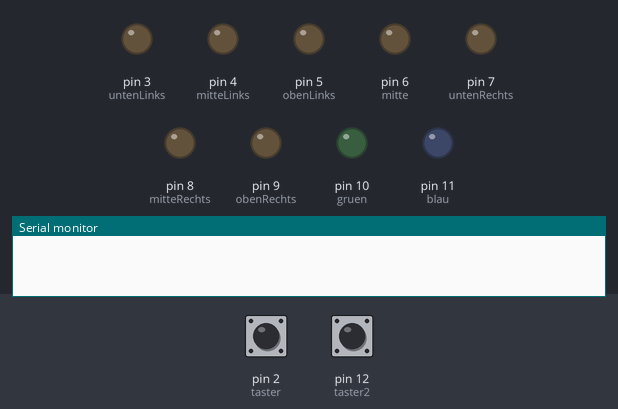
This sketch was run on a simulated Arduino Uno, built with avr-gcc and run on an emulated ATmega328P. On the bench: output pins drawn as LEDs (lit = HIGH), the last lines printed to the serial monitor. Dashed ring = blinking. The test bench sets the inputs (shaded band); at power-on: pin 2 (taster) LOW, pin 12 (taster2) LOW. Random numbers use the default seed unless the sketch sets one.

Above: at 1.2 s.
1.3 s: pin 2 (taster) pulled HIGH for 3.2 s
At 2.2 s:
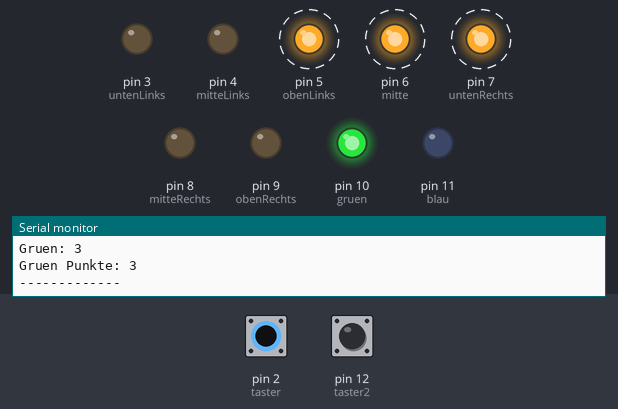
6.0 s: pin 12 (taster2) pulled HIGH for 0.15 s
At 7.8 s:
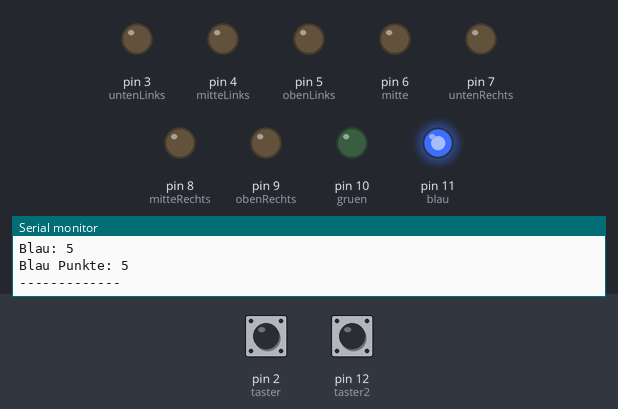
8.6 s: pin 2 (taster) pulled HIGH for 0.15 s
At 10.9 s:
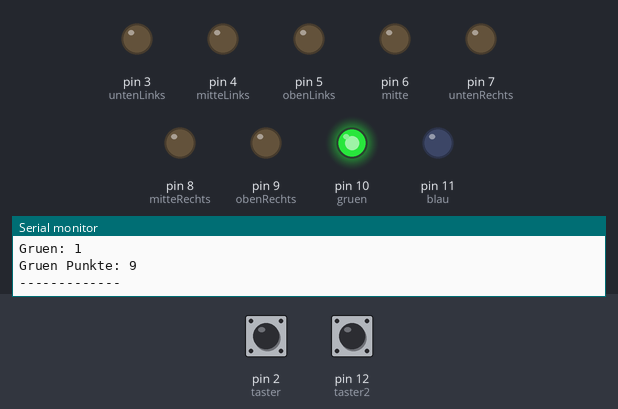
11.2 s: pin 12 (taster2) pulled HIGH for 1 s
At 12.1 s:
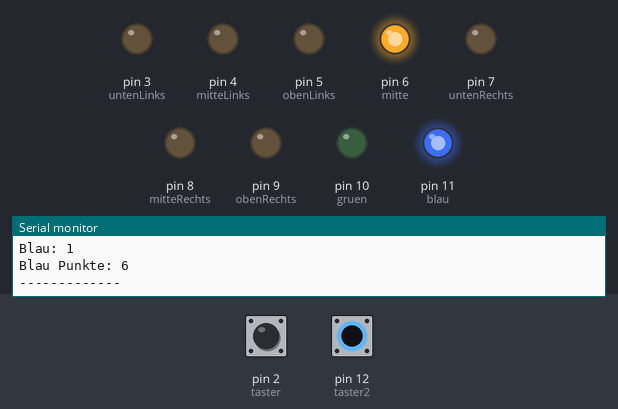
13.8 s: pin 12 (taster2) pulled HIGH for 3.2 s
At 18.1 s:
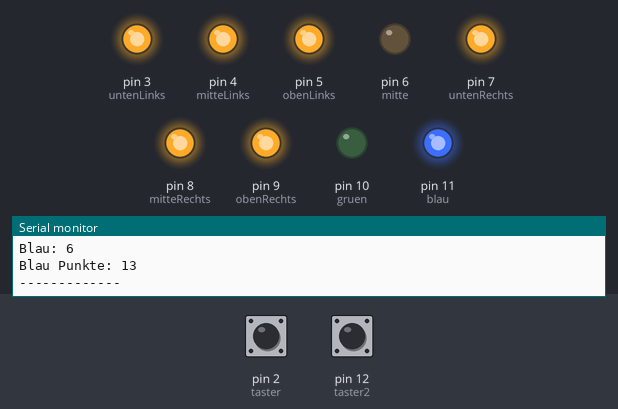
18.5 s: pin 2 (taster) pulled HIGH for 1 s
At 22.5 s:
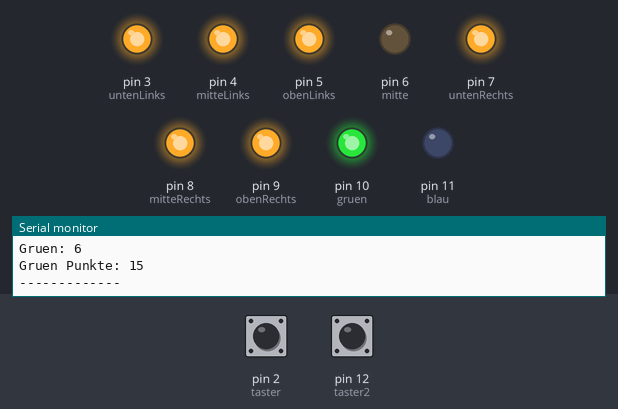
Timing chart, 0 to 23.5 s (numbered marks = the images above; inputs shaded):
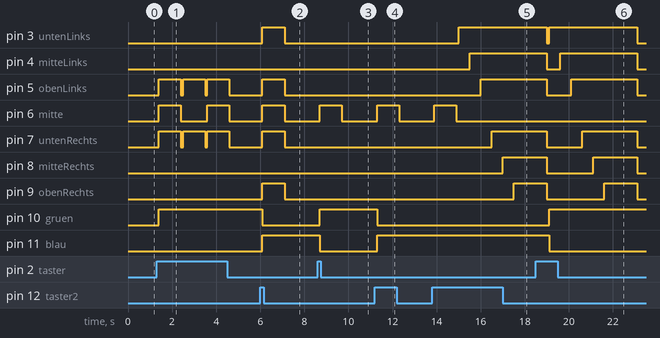

The sketch:

code.ino
```cpp
//Button for 2 Players
int taster = 2;
int taster2 = 12;

//LEDs for Dice
int untenLinks = 3;
int mitteLinks = 4;
int obenLinks = 5;
int mitte = 6;
int untenRechts = 7;
int mitteRechts = 8;
int obenRechts = 9;

//Playerpoints
int gruenScore = 0;
int blauScore = 0;

//Player display LEDs
int gruen = 10;
int blau = 11;

//ButtonState
int stellung = 0;
int stellung2 = 0;

//Declare random numbers
long zufallZahl;


//All LEDs as OUTPUT and all buttons as INPUT
void setup(){
  pinMode(untenLinks, OUTPUT);
  pinMode(mitteLinks, OUTPUT);
  pinMode(obenLinks, OUTPUT);
  pinMode(mitte, OUTPUT);
  pinMode(untenRechts, OUTPUT);
  pinMode(mitteRechts, OUTPUT);
  pinMode(obenRechts, OUTPUT);

  //PlayerDisplay
  pinMode(gruen, OUTPUT);
  pinMode(blau, OUTPUT);

  //Button as INPUT
  pinMode(taster, INPUT);
  pinMode(taster2, INPUT);
  //Serielle Schnittstelle für Serielle Monitor
  Serial.begin(9600);
  randomSeed(analogRead(0));
}

 void loop(){
	//Read whether the button was pressed, if so, roll the dice
	if (digitalRead(taster) == HIGH && stellung == 0){
		stellung = 1;
		zufallZahl = random(1, 7); //random number between 1-6
		delay(100);
        //Add every round the Points
        gruenScore = gruenScore + zufallZahl;
        //Print Points in Serial Monitor
      	Serial.print("Gruen: ");
		Serial.println(zufallZahl);
        Serial.print("Gruen Punkte: ");
      	Serial.println(gruenScore);
      	Serial.println("-------------");
		digitalWrite(gruen, HIGH);
      	digitalWrite(blau, LOW);

      	//Check which random number has come, then call the associated function
		if (zufallZahl == 6){
			sechs();
		}
		if (zufallZahl == 5){
			fuenf();
		}
		if (zufallZahl == 4){
			vier();
		}
		if (zufallZahl == 3){
			drei();
		}
		if (zufallZahl == 2){
			zwei();
		}
		if (zufallZahl == 1){
			eins();
		}
		delay(1000);
		allesloeschen();
		stellung = 0;
	}

   ////////////////////////////////////////////////////

   //Player 2
   if (digitalRead(taster2) == HIGH && stellung == 0){
		stellung2 = 1;
		zufallZahl = random(1, 7);
		delay(100);
     	blauScore = blauScore + zufallZahl;
		Serial.print("Blau: ");
     	Serial.println(zufallZahl);
     	Serial.print("Blau Punkte: ");
      	Serial.println(blauScore);
     	Serial.println("-------------");
		digitalWrite(gruen, LOW);
      	digitalWrite(blau, HIGH);

		if (zufallZahl == 6){
			sechs2();


		}
		if (zufallZahl == 5){
			fuenf2();
		}
		if (zufallZahl == 4){
			vier2();
		}
		if (zufallZahl == 3){
			drei2();
		}
		if (zufallZahl == 2){
			zwei2();
		}
		if (zufallZahl == 1){
			eins2();
		}
		delay(1000);
		allesloeschen();
		stellung = 0;
	}


   if(gruenScore >= 21){
     for(int i = 0; i<3;i++){ //3-mal blinken
       digitalWrite(gruen, HIGH);
       delay(500);
	   digitalWrite(gruen, LOW);
       delay(500);
       }
       Serial.println("Gruen hat gewonnen!");//Ausgabe im Seriellen Monitor
   }

   if(blauScore >= 21){
     for(int i = 0; i<3;i++){ //3-mal blinken
       digitalWrite(blau, HIGH);
       delay(500);
	   digitalWrite(blau, LOW);
       delay(500);
       }
       Serial.println("Blau hat gewonnen!");

   }

 }


//Creating functions for every side of the dice player1
 void sechs()
{
  digitalWrite(untenLinks, HIGH);
  	delay(500);
  digitalWrite(mitteLinks, HIGH);
  	delay(500);
  digitalWrite(obenLinks, HIGH);
  	delay(500);
  digitalWrite(untenRechts, HIGH);
  	delay(500);
  digitalWrite(mitteRechts, HIGH);
     delay(500);
  digitalWrite(obenRechts, HIGH);
     delay(500);
   gruenScore = gruenScore + 2;


}

void fuenf()
{
	digitalWrite(obenLinks, HIGH);
	digitalWrite(untenLinks, HIGH);
	digitalWrite(mitte, HIGH);
	digitalWrite(obenRechts, HIGH);
	digitalWrite(untenRechts, HIGH);
}

void vier()
{
	digitalWrite(obenLinks, HIGH);
	digitalWrite(untenLinks, HIGH);
	digitalWrite(obenRechts, HIGH);
	digitalWrite(untenRechts, HIGH);
}

void drei()
{
	digitalWrite(obenLinks, HIGH);
	digitalWrite(mitte, HIGH);
	digitalWrite(untenRechts, HIGH);
}

void zwei()
{
	digitalWrite(untenRechts, HIGH);
	digitalWrite(obenLinks, HIGH);
}

void eins(){
	digitalWrite(mitte, HIGH);
}

/////////////////////////////////////////////////
//for player2
void sechs2()
{
  digitalWrite(untenLinks, HIGH);
  	delay(500);
  digitalWrite(mitteLinks, HIGH);
  	delay(500);
  digitalWrite(obenLinks, HIGH);
  	delay(500);
  digitalWrite(untenRechts, HIGH);
  	delay(500);
  digitalWrite(mitteRechts, HIGH);
     delay(500);
  digitalWrite(obenRechts, HIGH);
     delay(500);
  blauScore = blauScore +2;

}

void fuenf2()
{
	digitalWrite(obenLinks, HIGH);
	digitalWrite(untenLinks, HIGH);
	digitalWrite(mitte, HIGH);
	digitalWrite(obenRechts, HIGH);
	digitalWrite(untenRechts, HIGH);
}

void vier2()
{
	digitalWrite(obenLinks, HIGH);
	digitalWrite(untenLinks, HIGH);
	digitalWrite(obenRechts, HIGH);
	digitalWrite(untenRechts, HIGH);
}

void drei2()
{
	digitalWrite(obenLinks, HIGH);
	digitalWrite(mitte, HIGH);
	digitalWrite(untenRechts, HIGH);
}

void zwei2()
{
	digitalWrite(untenRechts, HIGH);
	digitalWrite(obenLinks, HIGH);
}

void eins2(){
	digitalWrite(mitte, HIGH);
}
////////////////

//delete all
void allesloeschen(){
	digitalWrite(untenLinks, LOW);
	digitalWrite(mitteLinks, LOW);
	digitalWrite(obenLinks, LOW);
	digitalWrite(mitte,LOW);
	digitalWrite(untenRechts, LOW);
	digitalWrite(mitteRechts, LOW);
	digitalWrite(obenRechts, LOW);
}
```

Measured:
- after the input at 1.3 s, pin 5 (obenLinks), pin 7 (untenRechts): alternates HIGH for 1.0 s and LOW for 0.10 s, starting after 0.10 s; pin 6 (mitte): alternates HIGH for 1.0 s and LOW for 1.2 s, starting after 0.10 s; pin 10 (gruen): LOW → HIGH after 0.10 s
- after the input at 6.0 s, pin 3 (untenLinks), pin 5 (obenLinks), pin 6 (mitte), pin 7 (untenRechts), pin 9 (obenRechts): LOW → HIGH after 0.10 s, → LOW 1.0 s later; pin 10 (gruen): HIGH → LOW after 0.10 s; pin 11 (blau): LOW → HIGH after 0.10 s
- after the input at 8.6 s, pin 6 (mitte): LOW → HIGH after 0.10 s, → LOW 1.0 s later; pin 10 (gruen): LOW → HIGH after 0.10 s; pin 11 (blau): HIGH → LOW after 0.10 s
- after the input at 11.2 s, pin 6 (mitte): LOW → HIGH after 0.10 s, → LOW 1.0 s later; pin 10 (gruen): HIGH → LOW after 0.10 s; pin 11 (blau): LOW → HIGH after 0.10 s
- after the input at 13.8 s, pin 3 (untenLinks): LOW → HIGH after 1.2 s; pin 4 (mitteLinks): LOW → HIGH after 1.7 s; pin 5 (obenLinks): LOW → HIGH after 2.2 s; pin 6 (mitte): LOW → HIGH after 0.10 s, → LOW 1.0 s later; pin 7 (untenRechts): LOW → HIGH after 2.7 s
- after the input at 18.5 s, pin 10 (gruen): LOW → HIGH after 0.60 s; pin 11 (blau): HIGH → LOW after 0.60 s
